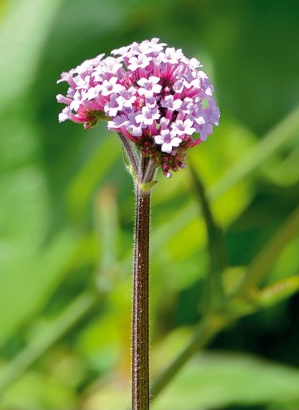
#> input picture images/flower.png, 299 x 410 px
$ jupyter execute 016.ipynb   (shell and % lines are left out)   (older library calls are emulated)
#> lines starting #> are read from the running program, lines starting #| are printed output that depends on the picture; after the words box and inside, x2 and y2 are one past the last pixel; in counts of white or black regions, pixels touching at a corner belong together
# 图像ROI与ROI操作

ROI: region of interest，图像中感兴趣的区域

[cell 1]
import  cv2 as cv
import matplotlib.pyplot as plt
import numpy as np

src = cv.imread('images/flower.png')
#> src is the input picture: shape (410, 299, 3); mean B, G, R 64, 137, 107.6
plt.imshow(src)

## 获取ROI

下面代码为只取花图像的中间100x100的区域，首先获取图像的宽和高，之后计算中心点位置`cx`和`cy`，接着计算出图像中心100x100的区域

[cell 2]
h, w = src.shape[:2]
#> h = 410; w = 299
cx = w/2
#> cx = 149.5
cy = h/2
#> cy = 205

h, w, cx, cy
#> Out = (410, 299, 149.5, 205)

[cell 3]
roi = src[np.int(cy-50):np.int(cy+50), np.int(cx-50):np.int(cx+50),:]
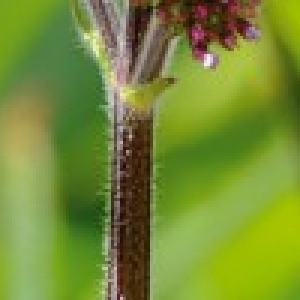
#> roi: shape (100, 100, 3) (shown 3 times larger); mean B, G, R 52.7, 140.6, 118.2
plt.imshow(roi)

## 修改ROI

### 将ROI拷贝进行修改
通过`copy`函数拷贝一份ROI，在第三节 [图像对象的创建与赋](003.ipynb)曾介绍过copy操作是将图像数据拿出来新建了一个内存单元存放，脱离原有图片

[cell 4]
image = np.copy(roi)

image[:,:,2] = 0
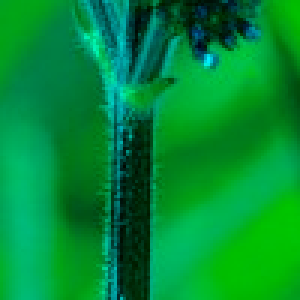
#> image: shape (100, 100, 3) (shown 3 times larger); mean B, G, R 52.7, 140.6, 0
plt.imshow(image)

此时原图像src并不会影响

[cell 5]
plt.imshow(src)

### 直接修改ROI

[cell 6]
roi[:, :, 1] = 0
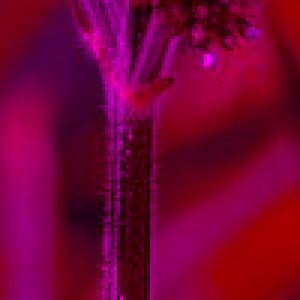
#> roi: shape (100, 100, 3) (shown 3 times larger); mean B, G, R 52.7, 0, 118.2
plt.imshow(roi)

[cell 7]
plt.imshow(src)
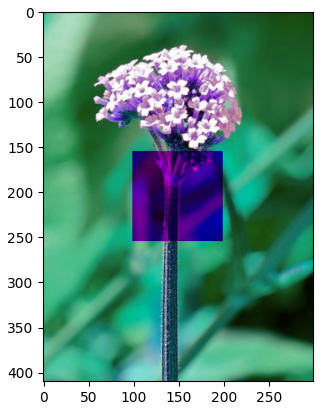
#> figure drawn by matplotlib, 1 panel; B, G, R data is drawn as R, G, B

## 不规则ROI

以之前的绿幕抠图为例，现获取`mask`区域

[cell 8]
src2 = cv.imread('images/greenback.png')
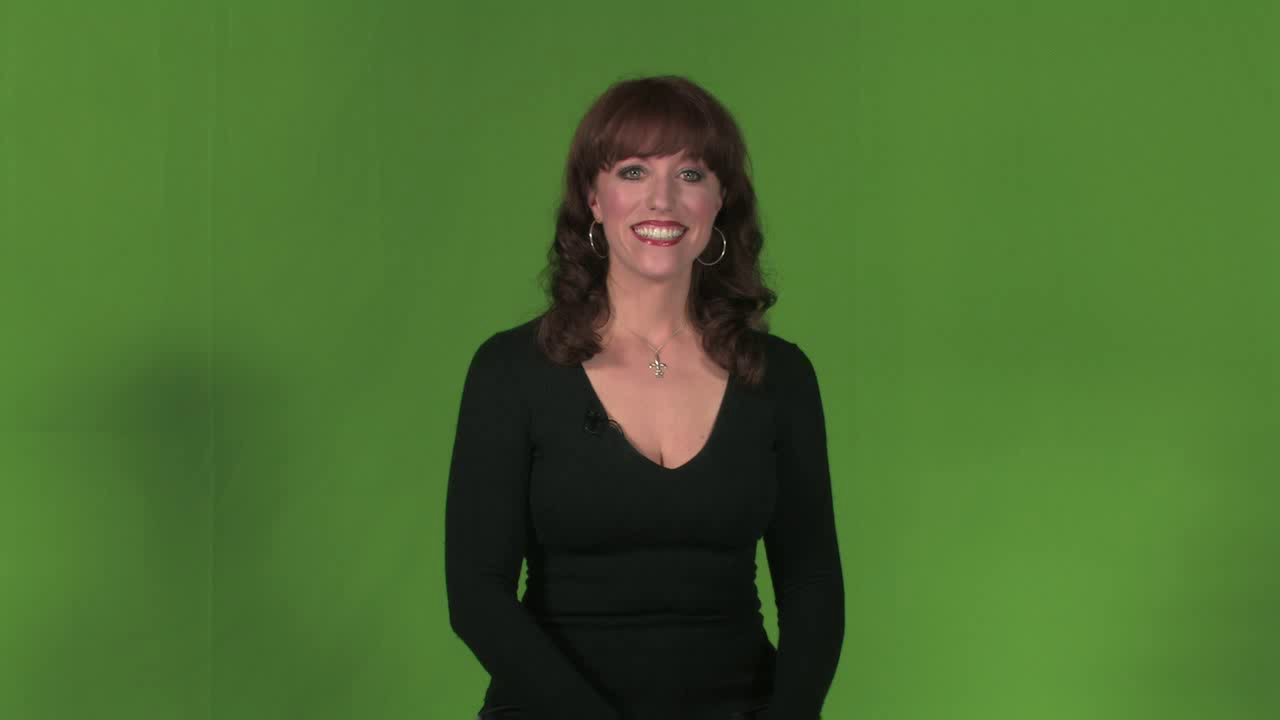
#> input picture images/greenback.png, 1280 x 720 px
#> src2 is the input picture: shape (720, 1280, 3); mean B, G, R 47.7, 108, 73.5
plt.imshow(src2)

[cell 9]
hsv = cv.cvtColor(src2, cv.COLOR_BGR2HSV)
#> hsv: shape (720, 1280, 3); mean H, S, V 47.7, 135.3, 110.1
mask = cv.inRange(src2, (35, 43, 46), (77, 255, 255))
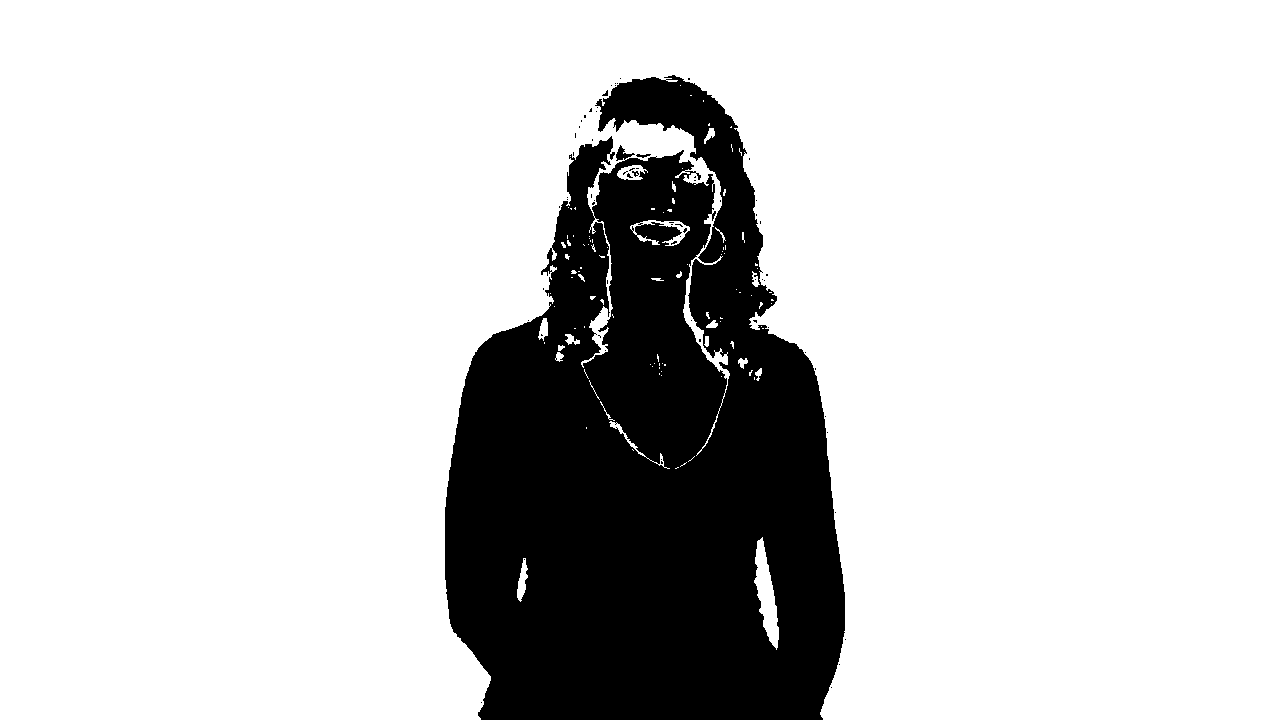
#> mask: shape (720, 1280); 80.5% white; 68 black regions (65 under 20 px), largest, box (x1, y1, x2, y2) and area: (445, 75, 845, 720) 179058, (636, 154, 651, 158) 34, (632, 171, 639, 177) 22
plt.imshow(mask)

使用`bitwise_not`获取人像区域

[cell 10]
mask = cv.bitwise_not(mask)
plt.imshow(mask)

将原图中的绿幕抠除

[cell 11]
person = cv.bitwise_and(src2, src2, mask=mask)
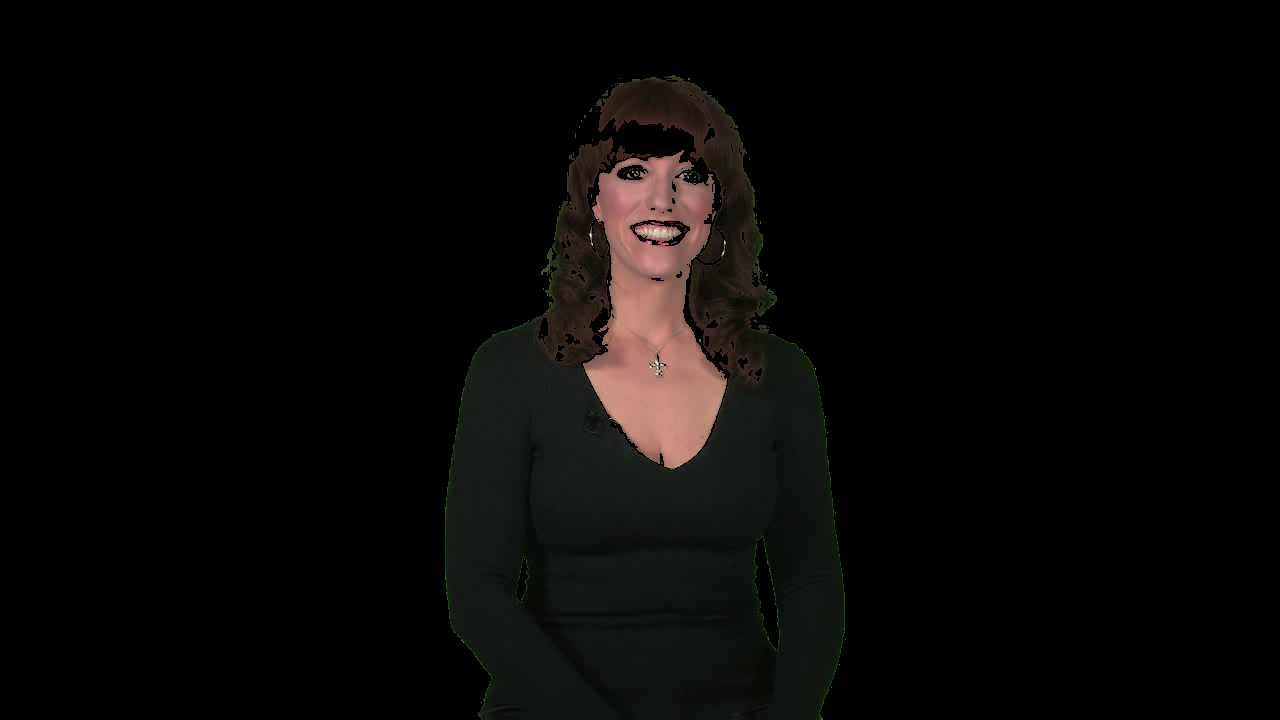
#> person: shape (720, 1280, 3); mean B, G, R 6.5, 7.8, 8.9
plt.imshow(person)

更换图像背景，首先创建一个蓝色背景

[cell 12]
result = np.zeros(src2.shape, src2.dtype)
result[:, :, 2] = 255
plt.imshow(result)
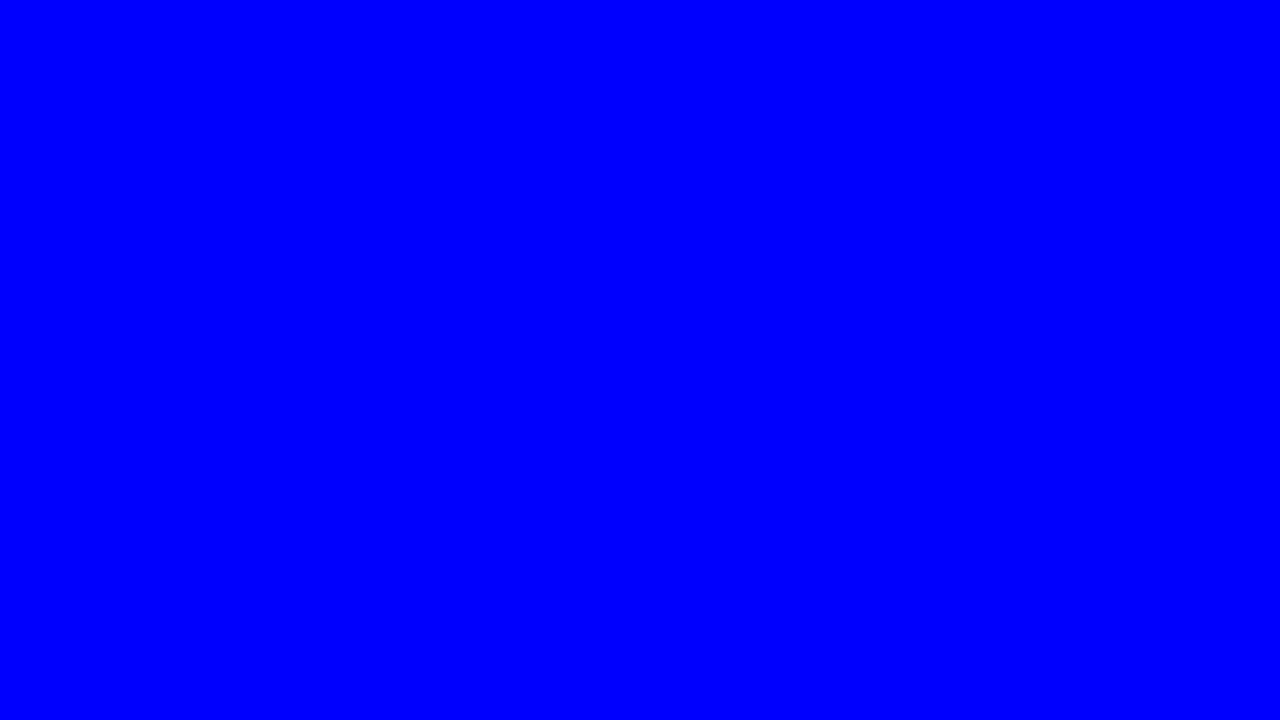
#> shown: shape (720, 1280, 3); mean R, G, B 0, 0, 255

将人物与背景合并

[cell 13]
# 获取人物外的区域
mask = cv.bitwise_not(mask)
# 将蓝色背景应用为绿幕区域
dst = cv.bitwise_or(person, result, mask=mask)
# 添加之前抠出的人物图像
dst = cv.add(dst, person)
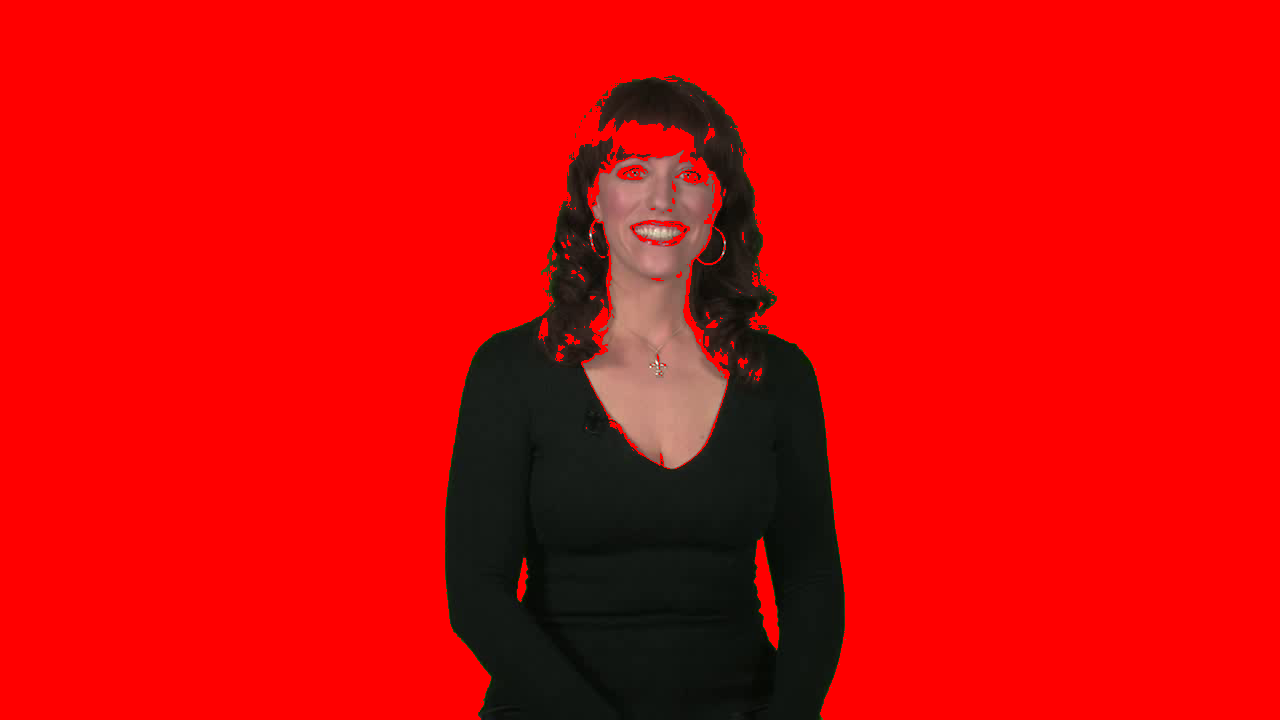
#> dst: shape (720, 1280, 3); mean B, G, R 6.5, 7.8, 214.3
plt.imshow(dst)
